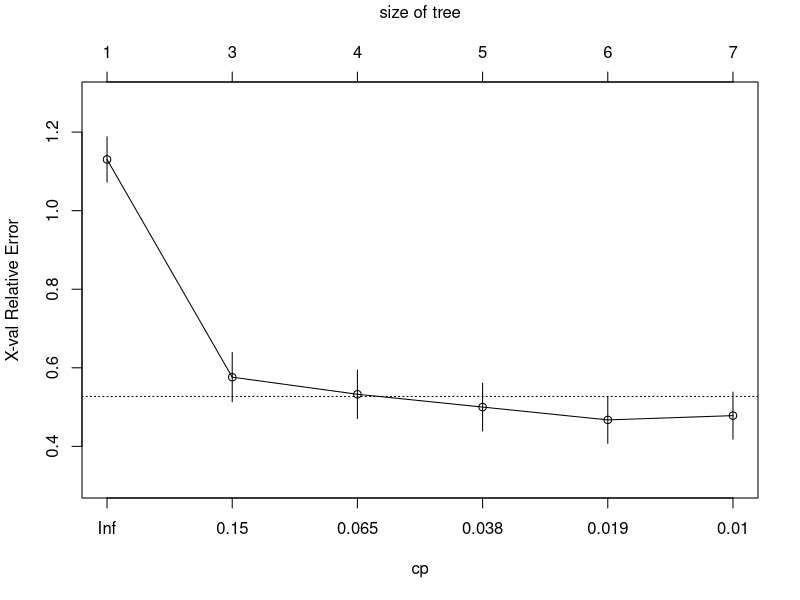
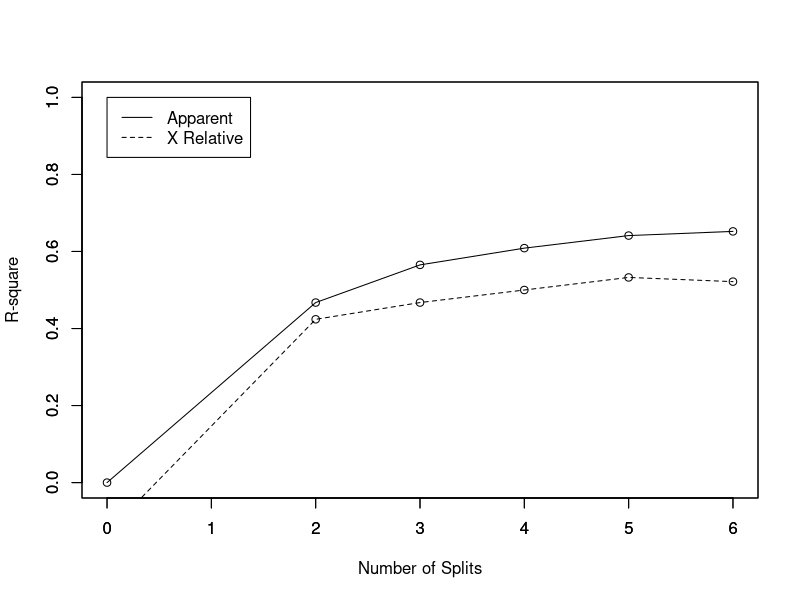
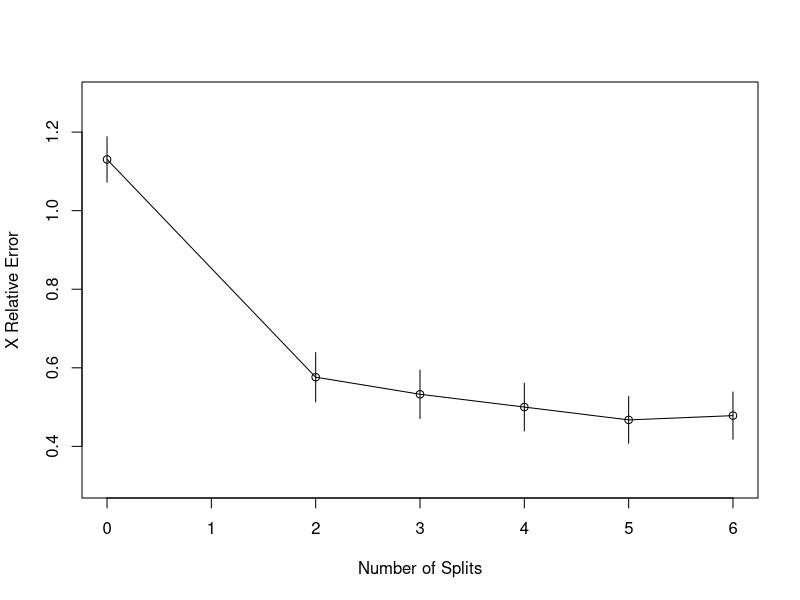
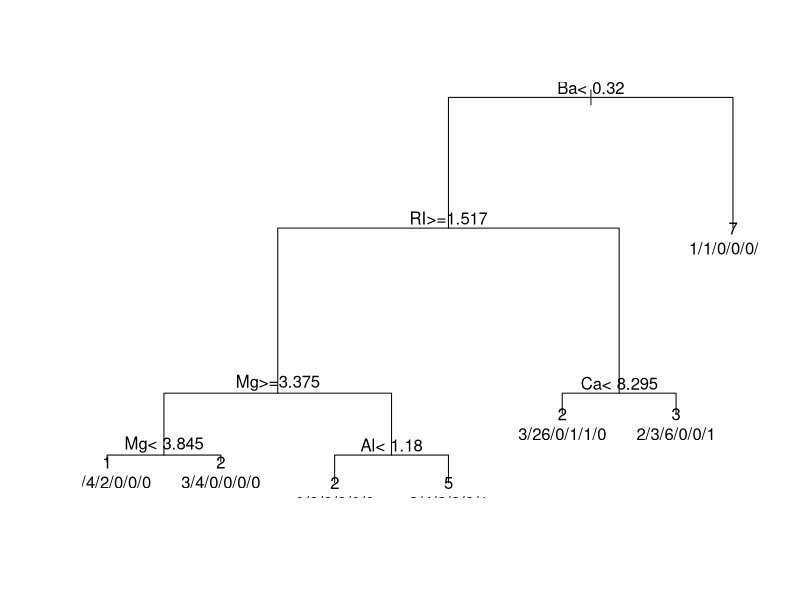
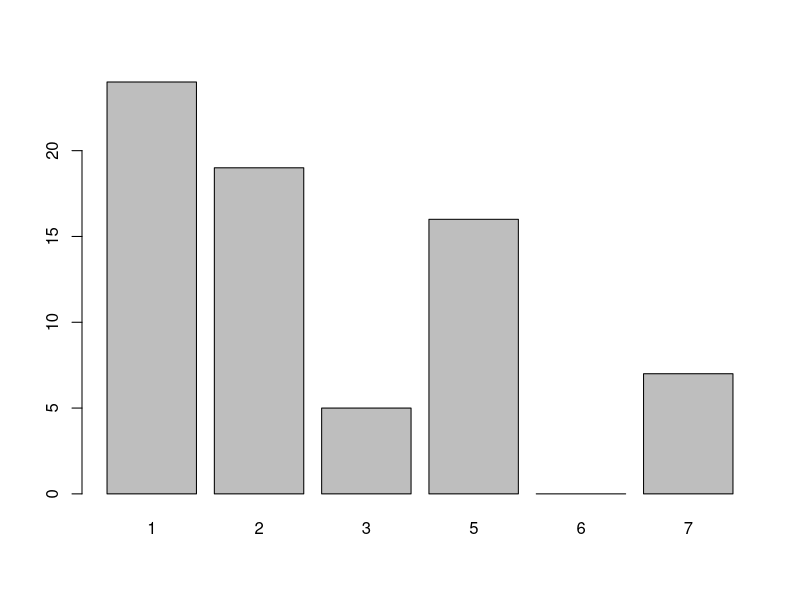

Reproduce these figures in R, in order.
library(e1071)
library(rpart)
install.packages("mlbench")
data(Glass, package="mlbench")
index <- 1:nrow(Glass)
testindex <- sample(index, trunc(length(index)/3))
testset <- Glass[testindex,]
trainset <- Glass[-testindex,]
rpart.model <- rpart(Type ~ ., data = trainset)
rpart.pred <- predict(rpart.model, testset[,-10], type = "class")
printcp(rpart.model)
plotcp(rpart.model)

rsq.rpart(rpart.model)
print(rpart.model)

plot(rpart.model,compress=TRUE)
text(rpart.model, use.n=TRUE)
plot(rpart.pred)


